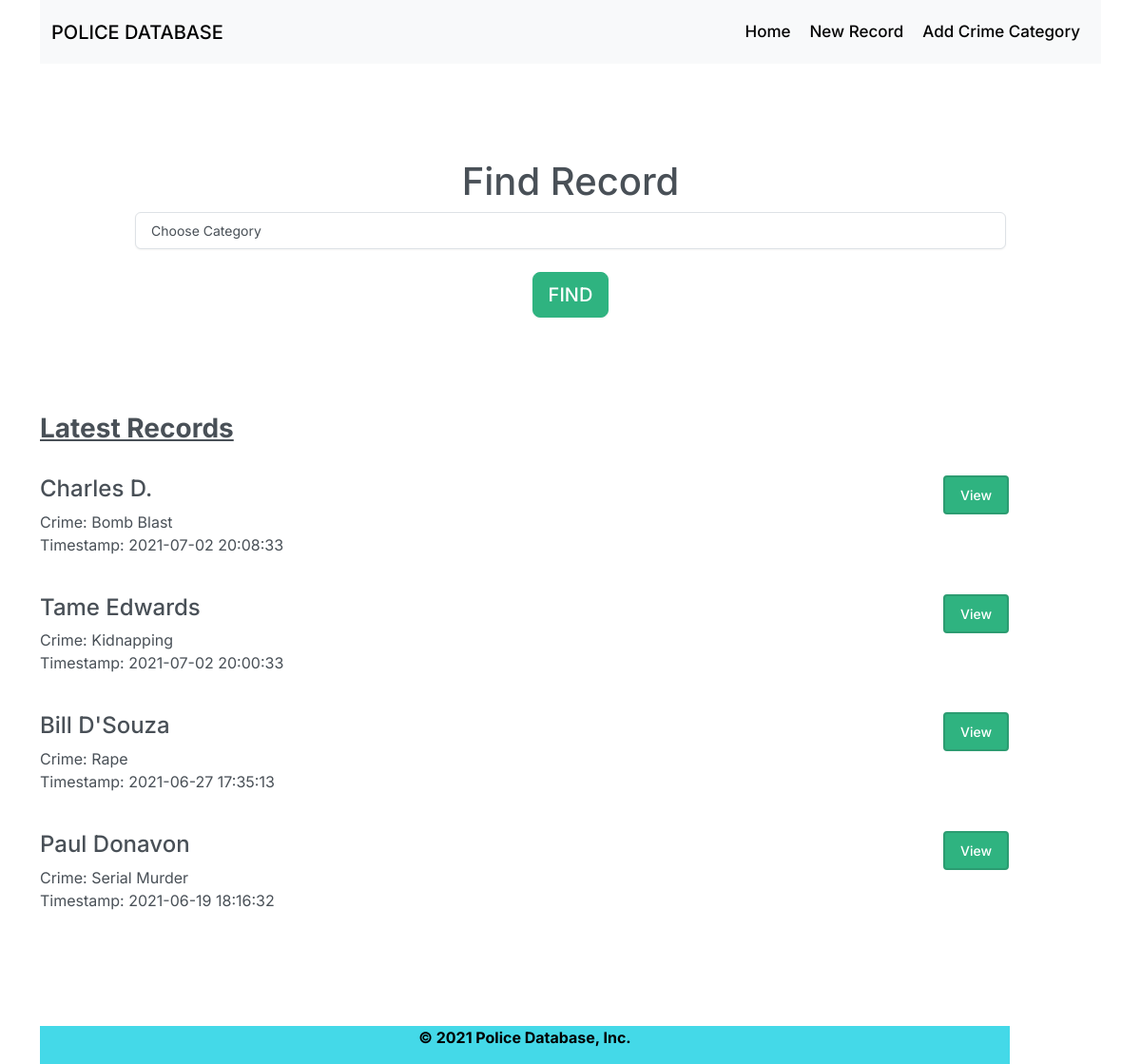
The page / on the database its author committed.
### tables this page shows
CREATE TABLE `convicts` (
  `ID` int(11) NOT NULL,
  `NAME` varchar(200) NOT NULL,
  `CRIME_TYPE` varchar(500) NOT NULL,
  `DOA` datetime NOT NULL DEFAULT current_timestamp()
);

### lib/Template.php (called while the page is built, shortened)
<?php class Template{
	protected $template;
	public function __construct($template){
		$this->template = $template;
	}
	public function __toString(){
		include basename($this->template);
		return ob_get_clean();
	}
}

### lib/Database.php (called while the page is built, shortened)
<?php
class Database{
	private $host = DB_HOST;
	private $user = DB_USER;
	private $pass = DB_PASS;
	private $dbname = DB_NAME;
	private $dbh;
	private $stmt;
	public function __construct(){
		$dsn = 'mysql:host='. $this->host .';dbname='. $this->dbname;
		$options = array(
				PDO::ATTR_PERSISTENT => true,
				PDO::ATTR_ERRMODE => PDO::ERRMODE_EXCEPTION
		);
		try{
			$this->dbh = new PDO($dsn, $this->user, $this->pass, $options);
		} catch(PDOException $e) {
				$this->error = $e->getMessage();
		}
	}
	public function query($query){
			$this->stmt = $this->dbh->prepare($query);
	}
	public function execute(){
		return $this->stmt->execute();
	}
	public function resultSet(){
		$this->execute();
		return $this->stmt->fetchAll(PDO::FETCH_OBJ);
	}
}

### lib/Record.php (called while the page is built, shortened)
<?php
	class Record{
		private $db;
		public function __construct(){
			$this->db = new Database;
		}
		public function getAllRecs(){
			$this->db->query("SELECT * FROM convicts ORDER BY DOA DESC ");
			$results = $this->db->resultSet();
			return $results;
		}
		public function getCategories(){
			$this->db->query("SELECT * FROM categories");
			$results = $this->db->resultSet();
			return $results;
		}
	}

### templates/frontpage.php (the view, shortened to what this page needs)
<?php include 'inc/header.php'; ?>
<div class="jumbotron">
        <h1>Find Record</h1>
        <form method="GET" action="index.php">
            <select name="category" class="form-control">
                <option value="0">Choose Category</option>
            </select>
            <br>
            <input type="submit" class="btn btn-lg btn-success" value="FIND">
        </form>
      </div>
        <h3><b><u><?php echo $title; ?></u></b></h3>
      	<?php foreach($recs as $rec):?>
        <br>
      	<div class="row marketing">
	        <div class="col-md-10">
	          <h4><?php echo $rec->NAME; ?></h4>
	          <p>Crime: <?php echo $rec->CRIME_TYPE; ?> <br>Timestamp: <?php echo $rec->DOA; ?></p>
	        </div>
	        <div class="col-md-2">
	        		<a class="default" href="Rec.php?id=<?php echo $rec->ID; ?>">View</a>
	        </div>
        </div>
        <?php endforeach; ?>
        <br><br><br>
<?php include 'inc/footer.php'; ?>

### index.php (shortened to what this page needs)
<?php
$rec = new Record;
$template = new Template('templates/frontpage.php');
$category = isset($_GET['category']) ? $_GET['category'] : null;
if($category)
{
		$template->recs = $rec->getByCategory($category);
		$template->title = 'Convicts in Category: '. $rec->getCategory($category)->Category_Name;
}
else
{
		$template->title = 'Latest Records';
		$template->recs = $rec->getAllRecs();
}
$template->categories = $rec->getCategories();
echo $template;

### templates/inc/header.php (shortened to what this page needs)
<!DOCTYPE html>
<html>
<head>
	<link rel="stylesheet" href="css/cssheet.css">
	<link rel="stylesheet" href="https://cdnjs.cloudflare.com/ajax/libs/bootswatch/5.0.2/zephyr/bootstrap.min.css">
</head>
<body>
	<div class="container">
      <div class="header clearfix">
        <nav class="navbar navbar-expand-lg navbar-light bg-light">
  <div class="container-fluid">
    <a class="navbar-brand" href="#">POLICE DATABASE</a>
    <div class="navside">
      <ul class="navbar-nav me-auto">
        <li>
          <a class="navlinkactive" href="/policedb/index.php">Home</a>
        </li>
        <li>
          <a class="navlink" href="/policedb/create.php">New Record</a>
        </li>
        <li>
          <a class="navlink" href="/policedb/create2.php">Add Crime Category</a>
        </li>
      </ul>
    </div>
  </div>
</nav>
      </div>

### templates/inc/footer.php
<br>
<br>
<br>
      <footer class="footer">
        <p><b>&copy; 2021 <?php echo SITE_TITLE; ?>, Inc.</p>
      </footer>
    </div>
		</body>
</html>

### css/cssheet.css (style rules this page uses)
.navlink { height: 100%; padding: 10px; text-decoration: none; color: black; font-size: 17px; margin: 0px; }
.navlinkactive { color: black; height: 100%; padding: 10px; text-decoration: none; font-size: 17px; margin: 0px; }
.footer { position: fixed; bottom: 0px; text-align: center; background-color: #44D9E8; color: black; width: 85%; }
.jumbotron { text-align: center; padding: 100px;; }
[type=button]:not(:disabled), [type=reset]:not(:disabled), [type=submit]:not(:disabled), button:not(:disabled) { cursor: pointer; }
.btn-group-lg>.btn, .btn-lg { padding: .5rem 1rem; font-size: 1.25rem; border-radius: .3rem; border-color: #2c9c71; }
.btn-success { color: #fff; background-color: #2fb380; border-color: #2fb380; box-shadow: 0 1px 2px rgb(0 0 0 / 5%); }
.btn-success:after { content: ""; background: #f1f1f1; display: block; position: absolute; padding-top: 300%; padding-left: 350%; margin-left: -20px !important; margin-top: -120%; opacity: 0; transition: all 0.8s }
.default { display: inline-block; font-weight: 500; line-height: 1.5; color: rgb(255, 255, 255); text-align: center; text-decoration: none; vertical-align: middle; cursor: pointer; -webkit-user-select: none; -moz-user-select: none; -ms-user-select: none; user-select: none; background-color: #2fb380; border: 2px solid #2c9c71; padding: .5rem 1rem; font-size: .875rem; border-radius: .25rem; transition: color .15s ease-in-out,background-color .15s ease-in-out,border-color .15s ease-in-out,box-shadow .15s ease-in-out; }

### rows shown on the page
convicts: NAME "Charles D.", CRIME_TYPE "Bomb Blast", DOA "2021-07-02 20:08:33"
convicts: NAME "Tame Edwards", CRIME_TYPE "Kidnapping", DOA "2021-07-02 20:00:33"
convicts: NAME "Bill D'Souza", CRIME_TYPE "Rape", DOA "2021-06-27 17:35:13"
convicts: NAME "Paul Donavon", CRIME_TYPE "Serial Murder", DOA "2021-06-19 18:16:32"

### other values the page prints
$title "Latest Records"
SITE_TITLE "Police Database"
